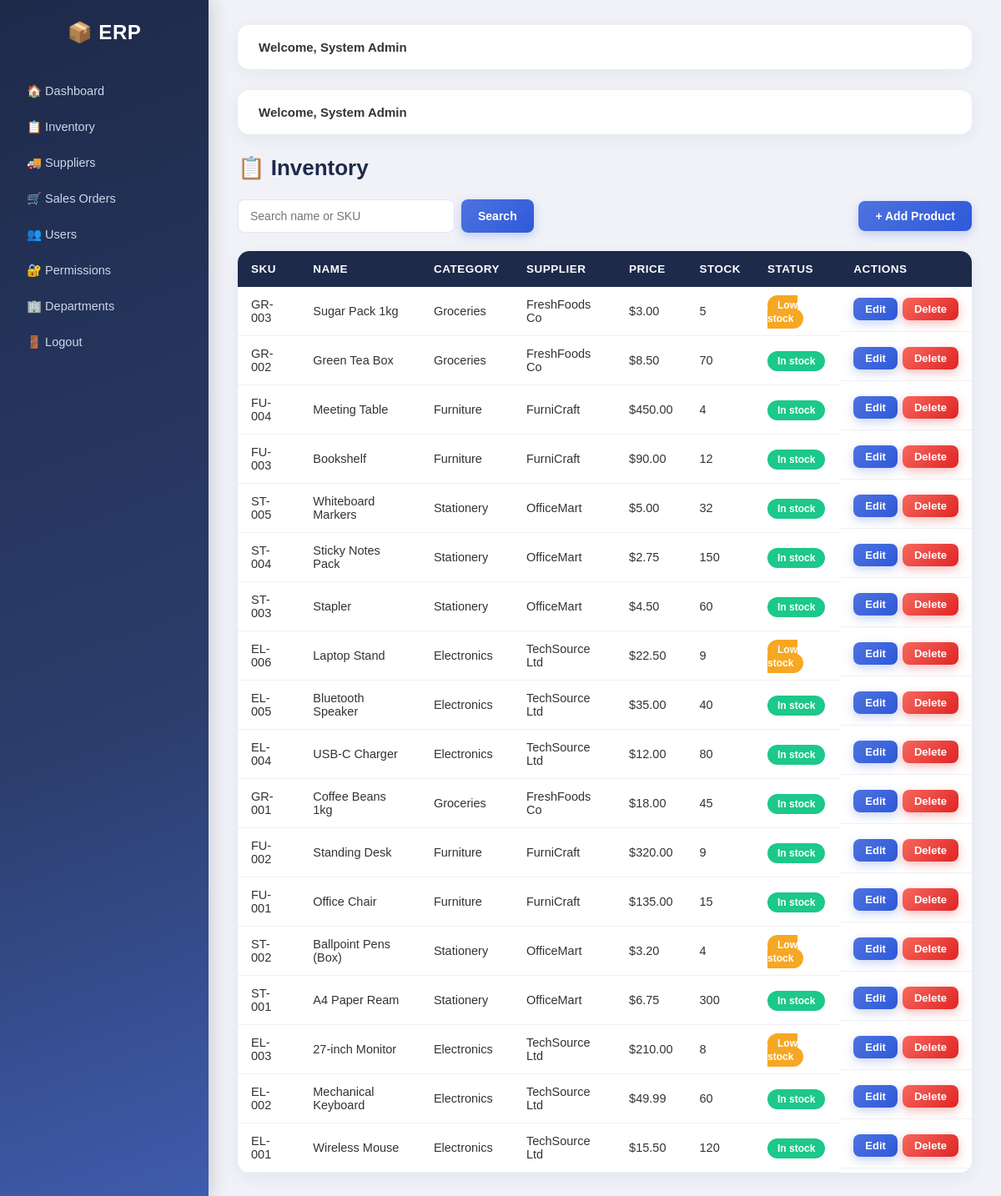
The page /products/index.php (signed in) on the database its author committed.
### tables this page shows
CREATE TABLE `products` (
  `id` int(11) NOT NULL,
  `sku` varchar(50) NOT NULL,
  `name` varchar(150) NOT NULL,
  `category_id` int(11) DEFAULT NULL,
  `supplier_id` int(11) DEFAULT NULL,
  `price` decimal(10,2) NOT NULL,
  `quantity` int(11) DEFAULT 0,
  `reorder_level` int(11) DEFAULT 10
);

CREATE TABLE `categories` (
  `id` int(11) NOT NULL,
  `name` varchar(100) NOT NULL
);

CREATE TABLE `suppliers` (
  `id` int(11) NOT NULL,
  `name` varchar(100) NOT NULL,
  `email` varchar(100) DEFAULT NULL,
  `phone` varchar(30) DEFAULT NULL,
  `address` text DEFAULT NULL
);

### includes/auth.php (called while the page is built, shortened)
<?php
require_once __DIR__ . '/../config/db.php';
function can($module, $action) {
    global $pdo;
    $col = 'can_' . $action;
    $stmt = $pdo->prepare("SELECT $col FROM permissions WHERE role_id=? AND module=?");
    $stmt->execute([$_SESSION['role_id'], $module]);
    return (bool) $stmt->fetchColumn();
}

### products/index.php (the view, shortened to what this page needs)
<?php
require '../includes/auth.php';
$q = trim($_GET['q'] ?? '');
$stmt = $pdo->prepare("
  SELECT p.*, c.name AS category, s.name AS supplier
  FROM products p
  LEFT JOIN categories c ON p.category_id = c.id
  LEFT JOIN suppliers s ON p.supplier_id = s.id
  WHERE p.name LIKE ? OR p.sku LIKE ?
  ORDER BY p.id DESC");
$stmt->execute(["%$q%", "%$q%"]);
$rows = $stmt->fetchAll(PDO::FETCH_ASSOC);
require '../includes/header.php';
?>
<h1>📋 Inventory</h1>
<div class="toolbar">
  <form method="GET">
    <input type="text" name="q" placeholder="Search name or SKU" value="<?= htmlspecialchars($q) ?>">
    <button class="btn">Search</button>
  </form>
  <?php if (can('products', 'add')): ?><a class="btn" href="form.php">+ Add Product</a><?php endif; ?>
</div>
<table>
  <tr><th>SKU</th><th>Name</th><th>Category</th><th>Supplier</th><th>Price</th><th>Stock</th><th>Status</th><th>Actions</th></tr>
  <?php foreach ($rows as $r):
      if ($r['quantity'] == 0)                        { $badge = ['Out of stock', 'red']; }
      elseif ($r['quantity'] <= $r['reorder_level'])  { $badge = ['Low stock', 'orange']; }
      else                                            { $badge = ['In stock', 'green']; }
  ?>
  <tr>
    <td><?= htmlspecialchars($r['sku']) ?></td>
    <td><?= htmlspecialchars($r['name']) ?></td>
    <td><?= htmlspecialchars($r['category'] ?? '-') ?></td>
    <td><?= htmlspecialchars($r['supplier'] ?? '-') ?></td>
    <td>$<?= number_format($r['price'], 2) ?></td>
    <td><?= $r['quantity'] ?></td>
    <td><span class="badge <?= $badge[1] ?>"><?= $badge[0] ?></span></td>
    <td class="actions">
      <?php if (can('products', 'edit')): ?><a class="btn small" href="form.php?id=<?= $r['id'] ?>">Edit</a><?php endif; ?>
      <?php if (can('products', 'delete')): ?>
      <form method="POST" action="delete.php" onsubmit="return confirm('Delete this product?')">
        <button class="btn small danger">Delete</button>
      </form>
      <?php endif; ?>
    </td>
  </tr>
  <?php endforeach; ?>
</table>
<?php require '../includes/footer.php'; ?>

### includes/header.php (shortened to what this page needs)
<?php require_once __DIR__ . '/auth.php'; require_login(); ?>
<!DOCTYPE html>
<html>
<head>
  <link rel="stylesheet" href="/erp/assets/css/style.css">
</head>
<body>
<aside class="sidebar">
  <h2>📦 ERP</h2>
  <a href="/erp/dashboard.php">🏠 Dashboard</a>
  <?php if (can('products','view')): ?><a href="/erp/products/index.php">📋 Inventory</a><?php endif; ?>
  <?php if (can('suppliers','view')): ?><a href="/erp/suppliers/index.php">🚚 Suppliers</a><?php endif; ?>
  <?php if (can('orders','view')): ?><a href="/erp/orders/index.php">🛒 Sales Orders</a><?php endif; ?>
    <?php if (can('users','view')): ?><a href="/erp/users/index.php">👥 Users</a><?php endif; ?>
  <?php if (can('users','edit')): ?>
    <a href="/erp/users/permissions.php">🔐 Permissions</a>
    <a href="/erp/users/departments.php">🏢 Departments</a>
  <?php endif; ?>
  <a href="/erp/logout.php">🚪 Logout</a>
</aside>
<main class="content">
  <div class="topbar">Welcome, <?= htmlspecialchars($_SESSION['full_name']) ?></div>
  <div class="topbar">Welcome, <?= htmlspecialchars($_SESSION['full_name']) ?></div>

### includes/footer.php
</main>
</body>
</html>

### assets/css/style.css (style rules this page uses)
* { margin:0; padding:0; box-sizing:border-box; }
body { font-family:'Poppins', sans-serif; background:#f0f2f8; display:flex; min-height:100vh; color:#333; }
.sidebar { width:250px; background:linear-gradient(160deg, #1e2a4a 0%, #2b3d6b 60%, #4e73df 130%); color:#fff; padding:25px 0; position:fixed; height:100%; box-shadow:4px 0 20px rgba(0,0,0,.15); z-index:10; }
.sidebar h2 { text-align:center; margin-bottom:35px; font-size:24px; font-weight:700; letter-spacing:.5px; animation:fadeDown .6s ease; }
.sidebar a { display:flex; align-items:center; gap:10px; color:#cfd6ea; padding:13px 28px; text-decoration:none; font-size:14.5px; font-weight:500; border-left:4px solid transparent; transition:all .25s ease; }
.content { margin-left:250px; padding:30px 35px; width:100%; animation:fadeIn .5s ease; }
.topbar { background:#fff; padding:18px 25px; border-radius:14px; margin-bottom:25px; box-shadow:0 4px 20px rgba(30,42,74,.06); font-weight:600; font-size:15px; display:flex; justify-content:space-between; align-items:center; }
.green { background:linear-gradient(135deg,#1cc88a,#0f9d6e) }
table { width:100%; border-collapse:collapse; background:#fff; border-radius:14px; overflow:hidden; box-shadow:0 6px 20px rgba(30,42,74,.06); }
th { background:#1e2a4a; color:#fff; padding:14px 16px; text-align:left; font-weight:600; font-size:13.5px; text-transform:uppercase; letter-spacing:.5px; }
td { padding:13px 16px; border-bottom:1px solid #f0f0f5; font-size:14.5px; }
tbody tr { transition:background .2s ease; }
.btn { display:inline-block; padding:10px 20px; background:linear-gradient(135deg,#4e73df,#2e59d9); color:#fff; border:none; border-radius:8px; text-decoration:none; cursor:pointer; font-family:inherit; font-weight:600; font-size:14px; transition:all .25s ease; box-shadow:0 4px 12px rgba(78,115,223,.3); }
.btn.danger { background:linear-gradient(135deg,#f6685e,#e02424); box-shadow:0 4px 12px rgba(224,36,36,.3); }
.btn.small { padding:6px 14px; font-size:13px; }
input, select, textarea { width:100%; padding:11px 14px; margin:6px 0 4px; border:1.5px solid #e2e6f0; border-radius:8px; font-family:inherit; font-size:14px; transition:border .2s ease, box-shadow .2s ease; }
.toolbar { display:flex; justify-content:space-between; align-items:center; margin-bottom:22px; gap:10px; flex-wrap:wrap; }
.toolbar form { display:flex; gap:8px; }
.toolbar input { margin:0; width:260px; }
.badge { padding:5px 12px; border-radius:20px; font-size:12px; font-weight:600; color:#fff; }
.badge.green { background:#1cc88a; }
.badge.orange { background:#f6a723; }
.actions { display:flex; gap:6px; }
.actions form { margin:0; }
h1 { margin-bottom:22px; color:#1e2a4a; font-weight:700; font-size:26px; }

### rows shown on the page
products: sku "GR-003", name "Sugar Pack 1kg", category.name "Groceries", supplier.name "FreshFoods Co", price "3.00", quantity "5", badge "Low stock"
products: sku "GR-002", name "Green Tea Box", category.name "Groceries", supplier.name "FreshFoods Co", price "8.50", quantity "70", badge "In stock"
products: sku "FU-004", name "Meeting Table", category.name "Furniture", supplier.name "FurniCraft", price "450.00", quantity "4", badge "In stock"
products: sku "FU-003", name "Bookshelf", category.name "Furniture", supplier.name "FurniCraft", price "90.00", quantity "12", badge "In stock"
products: sku "ST-005", name "Whiteboard Markers", category.name "Stationery", supplier.name "OfficeMart", price "5.00", quantity "32", badge "In stock"
products: sku "ST-004", name "Sticky Notes Pack", category.name "Stationery", supplier.name "OfficeMart", price "2.75", quantity "150", badge "In stock"
products: sku "ST-003", name "Stapler", category.name "Stationery", supplier.name "OfficeMart", price "4.50", quantity "60", badge "In stock"
products: sku "EL-006", name "Laptop Stand", category.name "Electronics", supplier.name "TechSource Ltd", price "22.50", quantity "9", badge "Low stock"
products: sku "EL-005", name "Bluetooth Speaker", category.name "Electronics", supplier.name "TechSource Ltd", price "35.00", quantity "40", badge "In stock"
products: sku "EL-004", name "USB-C Charger", category.name "Electronics", supplier.name "TechSource Ltd", price "12.00", quantity "80", badge "In stock"
products: sku "GR-001", name "Coffee Beans 1kg", category.name "Groceries", supplier.name "FreshFoods Co", price "18.00", quantity "45", badge "In stock"
products: sku "FU-002", name "Standing Desk", category.name "Furniture", supplier.name "FurniCraft", price "320.00", quantity "9", badge "In stock"
products: sku "FU-001", name "Office Chair", category.name "Furniture", supplier.name "FurniCraft", price "135.00", quantity "15", badge "In stock"
products: sku "ST-002", name "Ballpoint Pens (Box)", category.name "Stationery", supplier.name "OfficeMart", price "3.20", quantity "4", badge "Low stock"
products: sku "ST-001", name "A4 Paper Ream", category.name "Stationery", supplier.name "OfficeMart", price "6.75", quantity "300", badge "In stock"
products: sku "EL-003", name "27-inch Monitor", category.name "Electronics", supplier.name "TechSource Ltd", price "210.00", quantity "8", badge "Low stock"
products: sku "EL-002", name "Mechanical Keyboard", category.name "Electronics", supplier.name "TechSource Ltd", price "49.99", quantity "60", badge "In stock"
products: sku "EL-001", name "Wireless Mouse", category.name "Electronics", supplier.name "TechSource Ltd", price "15.50", quantity "120", badge "In stock"

### other values the page prints
$_SESSION['full_name'] "System Admin"
